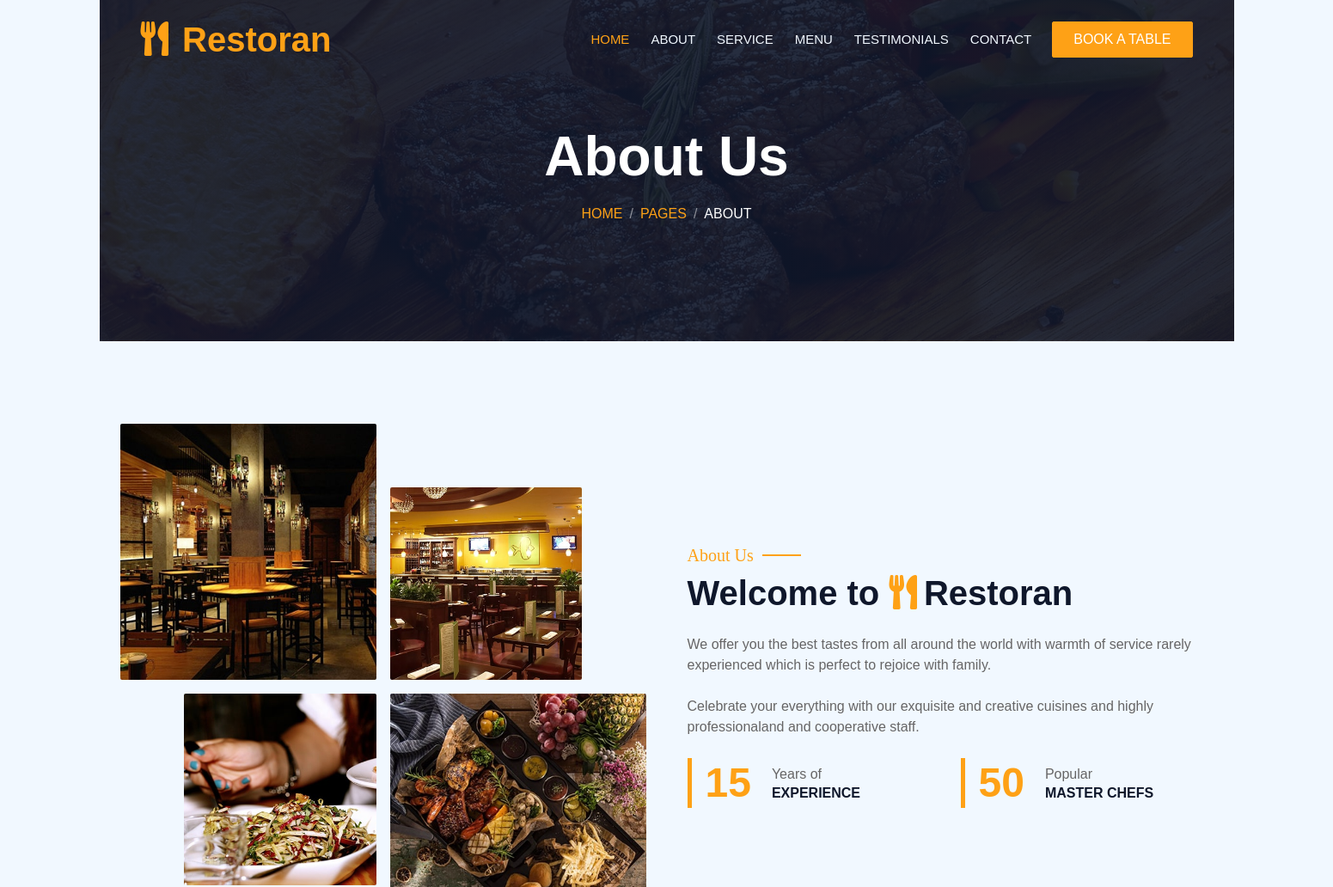
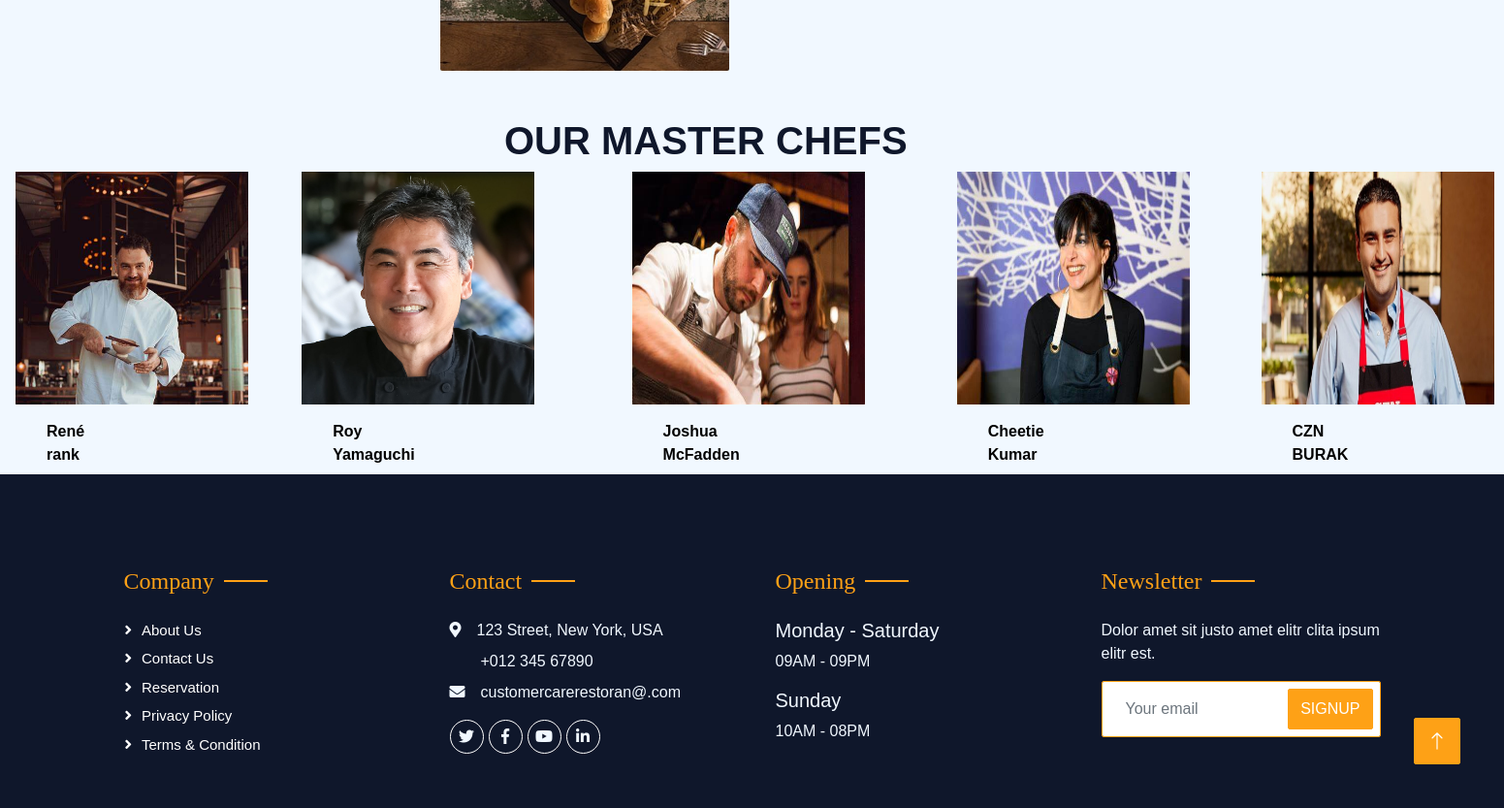
Screenshot of /foodforall/about/ with the database file from the repository (2 pictures, top to bottom).
### foodforall/models.py (models this page shows)
class Team(models.Model):
    first_name = models.CharField(max_length=30)
    last_name = models.CharField(max_length=30)
    designation = models.CharField(max_length=20,default="")
    salary = models.IntegerField(default="0")
    Face_book = models.CharField(max_length=30,default="")
    Twitter = models.CharField(max_length=30,default="")
    Instagram = models.CharField(max_length=30,default="")
    image = models.ImageField(upload_to="img")

### foodforall/views.py (the view)
# urls.py: path('about/',views.about),
def about(request):
    abt=Team.objects.all()
    chef={
        'abt':abt
    }
    return render(request, 'about.html',chef)

### foodforall/templates/about.html (shortened to what this page needs)
{% load static %}
<!DOCTYPE html>
<html lang="en">
<head>
    <link href="{% static 'css/all.min.css' %}" rel="stylesheet" media="screen">
    <link href="{% static 'https://cdnjs.cloudflare.com/ajax/libs/font-awesome/5.10.0/css/all.min.css' %}" rel="stylesheet">
     <link href="{% static 'https://cdn.jsdelivr.net/npm/bootstrap-icons@1.4.1/font/bootstrap-icons.css' %}" rel="stylesheet">
     <link href="{% static 'animate.min.css' %}" rel="stylesheet">
    <link href="{% static 'assets/owl.carousel.min.css' %}" rel="stylesheet">
    <link href="{% static 'tempusdominus-bootstrap-4.min.css' %}" rel="stylesheet" />
    <link rel="stylesheet" type="text/css" href="{% static 'bootstrap.min.css' %}"/>
    <link rel="stylesheet" type="text/css" href="{% static 'style.css' %}"/>
    <link rel="stylesheet" href="https://use.fontawesome.com/releases/v5.2.0/css/all.css">
</head>
<body>
        <div class="container-xxl position-relative p-0">
            <nav class="navbar navbar-expand-lg navbar-dark bg-dark px-4 px-lg-5 py-3 py-lg-0">
                <a href="" class="navbar-brand p-0">
                    <h1 class="text-primary m-0"><i class="fa fa-utensils me-3"></i>Restoran</h1>
                </a>
                <div class="collapse navbar-collapse" id="navbarCollapse">
                    <div class="navbar-nav ms-auto py-0 pe-4">
                        <a href="http://localhost:8000/foodforall/index/" class="nav-item nav-link active">Home</a>
                        <a href="http://localhost:8000/foodforall/about/" class="nav-item nav-link">About</a>
                        <a href="http://localhost:8000/foodforall/orders/" class="nav-item nav-link">Service</a>
                        <a href="http://localhost:8000/foodforall/menu/" class="nav-item nav-link">Menu</a>
                        <a href="http://localhost:8000/foodforall/review/" class="nav-item nav-link">Testimonials</a>
                        <a href="http://localhost:8000/foodforall/contact/" class="nav-item nav-link">Contact</a>
                    </div>
                    <a href="http://localhost:8000/foodforall/booking/" class="btn btn-primary py-2 px-4">Book A Table</a>
                </div>
            </nav>
            <div class="container-xxl py-5 bg-dark hero-header mb-5">
                <div class="container text-center my-5 pt-5 pb-4">
                    <h1 class="display-3 text-white mb-3 animated slideInDown">About Us</h1>
                    <nav aria-label="breadcrumb">
                        <ol class="breadcrumb justify-content-center text-uppercase">
                            <li class="breadcrumb-item"><a href="#">Home</a></li>
                            <li class="breadcrumb-item"><a href="#">Pages</a></li>
                            <li class="breadcrumb-item text-white active" aria-current="page">About</li>
                        </ol>
                    </nav>
                </div>
            </div>
        </div>
        <div class="container-xxl py-5">
            <div class="container">
                <div class="row g-5 align-items-center">
                    <div class="col-lg-6">
                        <div class="row g-3">
                            <div class="col-6 text-start">
                                <img class="img-fluid rounded w-100 wow zoomIn" data-wow-delay="0.1s" src="{% static 'img/about-1.jpg' %}">
                            </div>
                            <div class="col-6 text-start">
                                <img class="img-fluid rounded w-75 wow zoomIn" data-wow-delay="0.3s" src="{% static 'img/about-2.jpg' %}" style="margin-top: 25%;">
                            </div>
                            <div class="col-6 text-end">
                                <img class="img-fluid rounded w-75 wow zoomIn" data-wow-delay="0.5s" src="{% static 'img/about-3.jpg' %}">
                            </div>
                            <div class="col-6 text-end">
                                <img class="img-fluid rounded w-100 wow zoomIn" data-wow-delay="0.7s" src="{% static 'img/about-4.jpg' %}">
                            </div>
                        </div>
                    </div>
                    <div class="col-lg-6">
                        <h5 class="section-title ff-secondary text-start text-primary fw-normal">About Us</h5>
                        <h1 class="mb-4">Welcome to <i class="fa fa-utensils text-primary me-2"></i>Restoran</h1>
                        <p class="mb-4">We offer you the best tastes from all around the world with warmth of service rarely experienced which is perfect to rejoice with family.</p>
                        <p class="mb-4">Celebrate your everything with our exquisite and creative cuisines and highly professionaland and cooperative staff.</p>
                        <div class="row g-4 mb-4">
                            <div class="col-sm-6">
                                <div class="d-flex align-items-center border-start border-5 border-primary px-3">
                                    <h1 class="flex-shrink-0 display-5 text-primary mb-0" data-toggle="counter-up">15</h1>
                                    <div class="ps-4">
                                        <p class="mb-0">Years of</p>
                                        <h6 class="text-uppercase mb-0">Experience</h6>
                                    </div>
                                </div>
                            </div>
                            <div class="col-sm-6">
                                <div class="d-flex align-items-center border-start border-5 border-primary px-3">
                                    <h1 class="flex-shrink-0 display-5 text-primary mb-0" data-toggle="counter-up">50</h1>
                                    <div class="ps-4">
                                        <p class="mb-0">Popular</p>
                                        <h6 class="text-uppercase mb-0">Master Chefs</h6>
                                    </div>
                                </div>
                            </div>
                        </div>
                    </div>
                </div>
            </div>
        </div>
    <div>
    <H1 style="margin-left: 13em;">OUR MASTER CHEFS</H1>
    <div style=" display: flex; " id="Slider">
         {% for people in abt %}
            <img style="height: 15em; width: 15em; margin-left:     1em; " src="../../{{people.image}}">
        <span style="color: black;font-weight: bolder; position: relative; top: 16em; right: 13em;">{{people.first_name}} {{people.last_name}}</span>
        {% endfor %}
    </div>
        <br>
        <div class="container-fluid bg-dark text-light footer pt-5 mt-5 wow fadeIn" data-wow-delay="0.1s">
            <div class="container py-5">
                <div class="row g-5">
                    <div class="col-lg-3 col-md-6">
                        <h4 class="section-title ff-secondary text-start text-primary fw-normal mb-4">Company</h4>
                        <a class="btn btn-link" href="http://localhost:8000/foodforall/about/">About Us</a>
                        <a class="btn btn-link" href="http://localhost:8000/foodforall/contact/">Contact Us</a>
                        <a class="btn btn-link" href="http://localhost:8000/foodforall/booking/">Reservation</a>
                        <a class="btn btn-link" href="">Privacy Policy</a>
                        <a class="btn btn-link" href="">Terms & Condition</a>
                    </div>
                    <div class="col-lg-3 col-md-6">
                        <h4 class="section-title ff-secondary text-start text-primary fw-normal mb-4">Contact</h4>
                        <p class="mb-2"><i class="fa fa-map-marker-alt me-3"></i>123 Street, New York, USA</p>
                        <p class="mb-2"><i class="fa fa-phone-alt me-3"></i>+012 345 67890</p>
                        <p class="mb-2"><i class="fa fa-envelope me-3"></i>customercarerestoran@.com</p>
                        <div class="d-flex pt-2">
                            <a class="btn btn-outline-light btn-social" href=""><i class="fab fa-twitter"></i></a>
                            <a class="btn btn-outline-light btn-social" href=""><i class="fab fa-facebook-f"></i></a>
                            <a class="btn btn-outline-light btn-social" href=""><i class="fab fa-youtube"></i></a>
                            <a class="btn btn-outline-light btn-social" href=""><i class="fab fa-linkedin-in"></i></a>
                        </div>
                    </div>
                    <div class="col-lg-3 col-md-6">
                        <h4 class="section-title ff-secondary text-start text-primary fw-normal mb-4">Opening</h4>
                        <h5 class="text-light fw-normal">Monday - Saturday</h5>
                        <p>09AM - 09PM</p>
                        <h5 class="text-light fw-normal">Sunday</h5>
                        <p>10AM - 08PM</p>
                    </div>
                    <div class="col-lg-3 col-md-6">
                        <h4 class="section-title ff-secondary text-start text-primary fw-normal mb-4">Newsletter</h4>
                        <p>Dolor amet sit justo amet elitr clita ipsum elitr est.</p>
                        <div class="position-relative mx-auto" style="max-width: 400px;">
                            <input class="form-control border-primary w-100 py-3 ps-4 pe-5" type="text" placeholder="Your email">
                            <button type="button" class="btn btn-primary py-2 position-absolute top-0 end-0 mt-2 me-2">SignUp</button>
                        </div>
                    </div>
                </div>
            </div>
        </div>
        <a href="#" class="btn btn-lg btn-primary btn-lg-square back-to-top"><i class="bi bi-arrow-up"></i></a>
    </div>
    {% load static %}
</body>
</html>

### foodforall/static/style.css (style rules this page uses)
:root { --primary: #FEA116; --light: #F1F8FF; --dark: #0F172B; }
.ff-secondary { font-family: 'Pacifico', cursive; }
.back-to-top { position: fixed; display: none; right: 45px; bottom: 45px; z-index: 99; }
.btn { font-family: 'Nunito', sans-serif; font-weight: 500; text-transform: uppercase; transition: .5s; }
.btn.btn-primary, .btn.btn-secondary { color: #FFFFFF; }
.btn-lg-square { width: 48px; height: 48px; }
.btn-square, .btn-sm-square, .btn-lg-square { padding: 0; display: flex; align-items: center; justify-content: center; font-weight: normal; border-radius: 2px; }
.navbar-dark .navbar-nav .nav-link { position: relative; margin-left: 25px; padding: 35px 0; font-size: 15px; color: var(--light) !important; text-transform: uppercase; font-weight: 500; outline: none; transition: .5s; }
.navbar-dark .navbar-nav .nav-link:hover, .navbar-dark .navbar-nav .nav-link.active { color: var(--primary) !important; }
@media (min-width: 992px) { .navbar-dark { position: absolute; width: 100%; top: 0; left: 0; z-index: 999; background: transparent !important; } }
.hero-header { background: linear-gradient(rgba(15, 23, 43, .9), rgba(15, 23, 43, .9)), url(./img/bg-hero.jpg); background-position: center center; background-repeat: no-repeat; background-size: cover; }
.breadcrumb-item + .breadcrumb-item::before { color: rgba(255, 255, 255, .5); }
.section-title { position: relative; display: inline-block; }
.section-title::before { position: absolute; content: ""; width: 45px; height: 2px; top: 50%; left: -55px; margin-top: -1px; background: var(--primary); }
.section-title::after { position: absolute; content: ""; width: 45px; height: 2px; top: 50%; right: -55px; margin-top: -1px; background: var(--primary); }
.section-title.text-start::before, .section-title.text-end::after { display: none; }
.footer .btn.btn-social { margin-right: 5px; width: 35px; height: 35px; display: flex; align-items: center; justify-content: center; color: var(--light); border: 1px solid #FFFFFF; border-radius: 35px; transition: .3s; }
.footer .btn.btn-link { display: block; margin-bottom: 5px; padding: 0; text-align: left; color: #FFFFFF; font-size: 15px; font-weight: normal; text-transform: capitalize; transition: .3s; }
.footer .btn.btn-link::before { position: relative; content: "\f105"; font-family: "Font Awesome 5 Free"; font-weight: 900; margin-right: 10px; }

### rows the page displays
Team: image (picture), first_name "René", last_name "rank"
Team: image (picture), first_name "Roy", last_name "Yamaguchi"
Team: image (picture), first_name "Joshua", last_name "McFadden"
Team: image (picture), first_name "Cheetie", last_name "Kumar"
Team: image (picture), first_name "CZN", last_name "BURAK"
